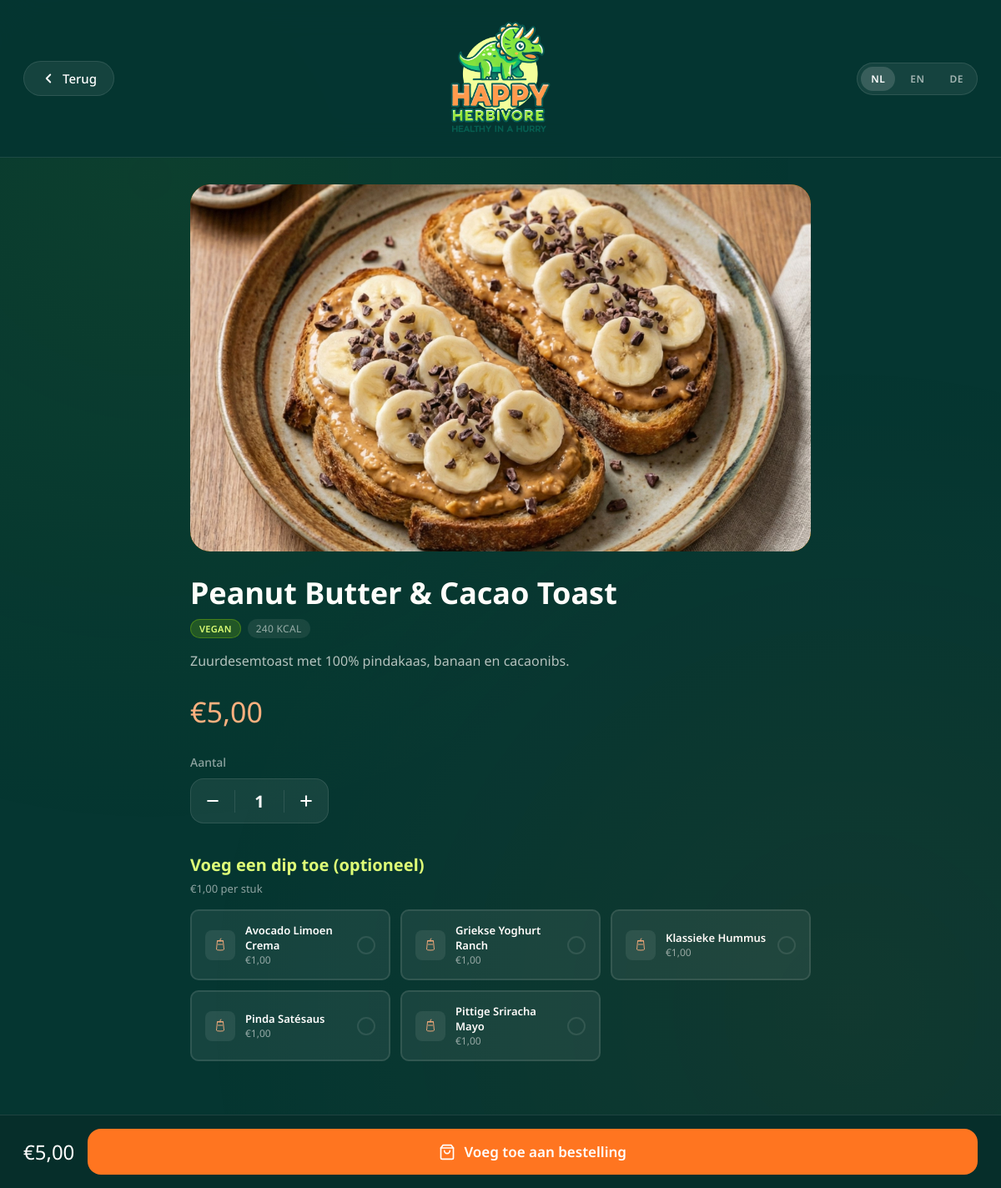
The app's page /product.php?id=3 with its own data.
### tables this page shows
CREATE TABLE IF NOT EXISTS `producten` (
    `id`              INT UNSIGNED    NOT NULL AUTO_INCREMENT,
    `naam_nl`         VARCHAR(150)    NOT NULL,
    `naam_en`         VARCHAR(150)    NOT NULL,
    `naam_de`         VARCHAR(150)    NOT NULL,
    `beschrijving_nl` TEXT            NULL,
    `beschrijving_en` TEXT            NULL,
    `beschrijving_de` TEXT            NULL,
    `prijs`           DECIMAL(6,2)    NOT NULL DEFAULT 0.00,
    `categorie`       ENUM('ontbijt','bowls','handhelds','sides','dips','dranken','overig') NOT NULL DEFAULT 'overig',
    `kcal`            SMALLINT        NOT NULL DEFAULT 0,
    `is_vegan`        TINYINT(1)      NOT NULL DEFAULT 0,
    `is_vegetarisch`  TINYINT(1)      NOT NULL DEFAULT 1,
    `actief`          TINYINT(1)      NOT NULL DEFAULT 1,
    `volgorde`        TINYINT         NOT NULL DEFAULT 0,
    `aangemaakt_op`   TIMESTAMP       NOT NULL DEFAULT CURRENT_TIMESTAMP,
    PRIMARY KEY (`id`)
);

### includes/menu_data.php (called while the page is built, shortened)
<?php
function menu_ophalen(string $lang): array {
    $conn = db_verbinden();
    $naam_kolom = "naam_{$lang}";
    $omsch_kolom = "beschrijving_{$lang}";
    if ($conn) {
        $sql = "SELECT id, {$naam_kolom} AS naam, {$omsch_kolom} AS beschrijving,
                       prijs, categorie, kcal, is_vegan, is_vegetarisch
                FROM producten WHERE actief = 1
                ORDER BY FIELD(categorie,'ontbijt','bowls','handhelds','sides','dips','dranken'), naam ASC";
        $res = $conn->query($sql);
        if ($res && $res->num_rows > 0) {
            $producten = [];
            while ($r = $res->fetch_assoc()) {
                $producten[] = [
                    'id'           => (int)$r['id'],
                    'naam'         => $r['naam'],
                    'beschrijving' => $r['beschrijving'],
                    'prijs'        => (float)$r['prijs'],
                    'categorie'    => $r['categorie'],
                    'kcal'         => (int)$r['kcal'],
                    'is_vegan'     => (bool)$r['is_vegan'],
                    'is_vegetarisch'=> (bool)$r['is_vegetarisch'],
                ];
            }
            return $producten;
        }
    }
    return menu_hardcoded($lang);
}
function menu_dips(array $producten): array {
    return array_values(array_filter($producten, fn($p) => $p['categorie'] === 'dips'));
}
function product_ophalen(int $id, array $producten): ?array {
    foreach ($producten as $p) {
        if ($p['id'] === $id) return $p;
    }
    return null;
}

### includes/cart_functions.php (called while the page is built, shortened)
<?php
function prijs_formaat(float $bedrag, string $lang = 'nl'): string {
    return '€' . number_format($bedrag, 2, ',', '');
}

### product.php (the view, shortened to what this page needs)
<?php
require_once 'includes/init.php';
require_once 'includes/header.php';
require_once 'includes/menu_data.php';
$product_id     = isset($_GET['id']) ? (int)$_GET['id'] : 0;
$alle_producten = menu_ophalen($lang);
$product        = product_ophalen($product_id, $alle_producten);
$dips_lijst     = menu_dips($alle_producten);
$cat = $product['categorie'];
?>
<!DOCTYPE html>
<html lang="<?= $lang ?>">
<head>
    <link rel="stylesheet" href="assets/css/style.css">
    <link rel="stylesheet" href="assets/css/start.css">
</head>
<body data-pagina="product" class="product-scherm">
<div class="bg-stippen"></div>
<div class="product-detail-wrapper">
    <?php $afb_pad = product_afbeelding_pad($product['id']); ?>
    <div class="product-hero afb-<?= $cat ?>">
        <?php if ($afb_pad): ?>
            <img src="<?= htmlspecialchars($afb_pad) ?>"
                 alt="<?= htmlspecialchars($product['naam']) ?>"
                 style="width:100%;height:100%;object-fit:cover;position:absolute;inset:0;border-radius:inherit;">
        <?php else: ?>
            <?= cat_icoon($cat) ?>
            <span class="ph-tekst">afbeelding volgt</span>
        <?php endif; ?>
    </div>
    <h1 class="product-detail-naam"><?= htmlspecialchars($product['naam']) ?></h1>
    <div class="product-detail-badges">
        <?php if ($product['is_vegan']): ?>
            <span class="badge badge-vegan"><?= htmlspecialchars($t['vegan_label']) ?></span>
        <?php elseif ($product['is_vegetarisch']): ?>
            <span class="badge badge-veg"><?= htmlspecialchars($t['vegetarisch_label']) ?></span>
        <?php endif; ?>
        <span class="badge badge-kcal"><?= $product['kcal'] ?> <?= $t['kcal'] ?></span>
    </div>
    <p class="product-detail-beschrijving"><?= htmlspecialchars($product['beschrijving']) ?></p>
    <div class="product-detail-prijs"><?= prijs_formaat($product['prijs'], $lang) ?></div>
    <div>
        <p style="font-size:14px;color:var(--tekst-muted);margin-bottom:10px;font-weight:500;"><?= htmlspecialchars($t['stuks_label']) ?></p>
        <div class="aantal-selector">
            <button class="aantal-btn" id="aantal-min" type="button"><?= ICON_MINUS ?></button>
            <span class="aantal-waarde" id="aantal-waarde">1</span>
            <button class="aantal-btn" id="aantal-plus" type="button"><?= ICON_PLUS ?></button>
        </div>
    </div>
    <?php if (!in_array($cat, ['dranken', 'dips']) && !empty($dips_lijst)): ?>
        <div class="dips-sectie">
            <h3 class="dips-titel"><?= htmlspecialchars($t['kies_dips']) ?></h3>
            <p class="dips-sub"><?= htmlspecialchars($t['dip_per_stuk']) ?></p>
            <div class="dips-grid">
                <?php foreach ($dips_lijst as $dip): ?>
                    <div
                        class="dip-kaart"
                        data-id="<?= $dip['id'] ?>"
                        data-naam="<?= htmlspecialchars(addslashes($dip['naam'])) ?>"
                        data-prijs="<?= $dip['prijs'] ?>"
                    >
                        <div class="dip-icoon"><?= cat_icoon('dips') ?></div>
                        <div class="dip-info">
                            <div class="dip-naam"><?= htmlspecialchars($dip['naam']) ?></div>
                            <div class="dip-prijs"><?= prijs_formaat($dip['prijs'], $lang) ?></div>
                        </div>
                        <div class="dip-check"></div>
                    </div>
                <?php endforeach; ?>
            </div>
        </div>
    <?php endif; ?>
</div>
<form method="POST" action="product.php?id=<?= $product_id ?>">
    <div class="product-toevoegen-balk">
        <span class="product-balk-prijs" id="product-balk-prijs">
            <?= prijs_formaat($product['prijs'], $lang) ?>
        </span>
        <button type="submit" class="btn btn-primair" style="flex:1">
            <?= ICON_CART ?>
            <?= htmlspecialchars($t['voeg_toe_bestelling']) ?>
        </button>
    </div>
</form>
</body>
</html>

### records on screen
producten: naam_nl "Peanut Butter & Cacao Toast", kcal "240", beschrijving_nl "Zuurdesemtoast met 100% pindakaas, banaan en cacaonibs.", prijs "€5,00"
producten: naam_nl "Avocado Limoen Crema", prijs "€1,00"
producten: naam_nl "Griekse Yoghurt Ranch", prijs "€1,00"
producten: naam_nl "Klassieke Hummus", prijs "€1,00"
producten: naam_nl "Pinda Satésaus", prijs "€1,00"
producten: naam_nl "Pittige Sriracha Mayo", prijs "€1,00"

### other values on screen
$t['terug'] "Terug"
$code "NL"
$code "EN"
$code "DE"
$t['vegan_label'] "VEGAN"
$t['kcal'] "KCAL"
$t['stuks_label'] "Aantal"
$t['kies_dips'] "Voeg een dip toe (optioneel)"
$t['dip_per_stuk'] "€1,00 per stuk"
$t['voeg_toe_bestelling'] "Voeg toe aan bestelling"
